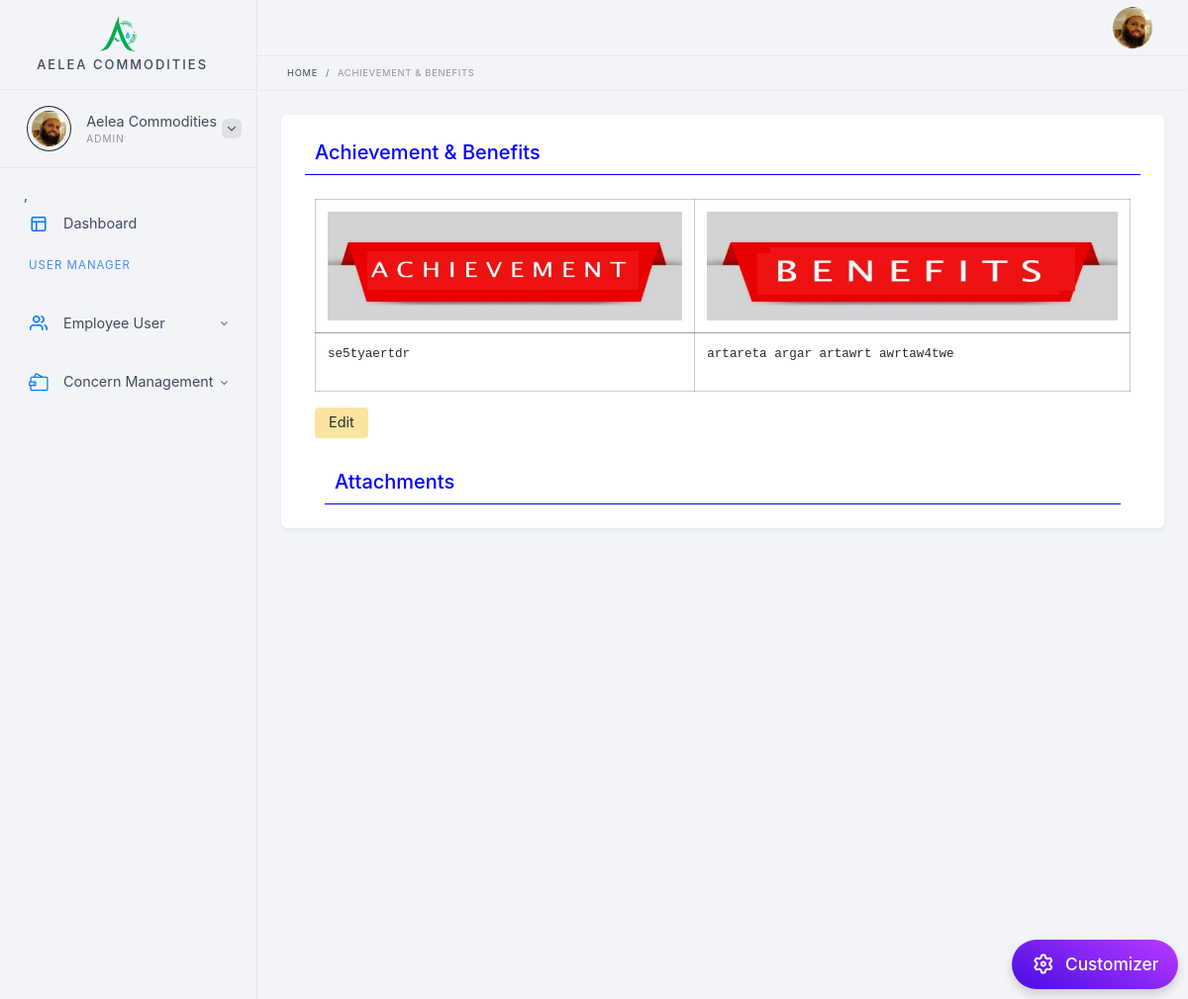
Page /achievement&benefits.php?task_id=141 (signed in) on the committed database.
### tables this page shows
CREATE TABLE `assign_task` (
  `task_id` int(11) NOT NULL,
  `emp_id` int(11) DEFAULT NULL,
  `task` text DEFAULT NULL,
  `assignby` varchar(255) DEFAULT NULL,
  `task_doc` varchar(255) DEFAULT NULL,
  `work_assign_date` datetime DEFAULT NULL,
  `work_due_date` datetime DEFAULT NULL,
  `work_com_date` datetime DEFAULT NULL,
  `status` varchar(255) DEFAULT NULL,
  `remark` text DEFAULT NULL,
  `Achievements` text DEFAULT NULL,
  `Benefits` text DEFAULT NULL,
  `attachments` varchar(255) DEFAULT NULL
);

### achievement&benefits.php (the view, shortened to what this page needs)
<?php
include './includes/admin_header.php';
include './includes/data_base_save_update.php';
if(isset($_GET['task_id']))
{
    $task_id=$_GET['task_id'];
}
?>
<ul class="breadcrumb">
    <li class="breadcrumb-item"><a href="Dashboard.php">Home</a></li>
    <li class="breadcrumb-item"><span>Achievement & Benefits</span></li>
</ul>
<div class="content-i">
    <div class="content-box">
        <div class="element-wrapper">
            <div class="element-box">
                <div class="row">
                    <div class="col-md-12">
                        <h5 style="color: blue;border-bottom: 1px solid blue;padding: 10px;">Achievement & Benefits</h5>
                    </div>
                </div>
                <form class="container" action="#" method="post" enctype="multipart/form-data">
                    <div class="row">
                <body>
                <div class="container mt-3">
                <table class="table table-bordered">
                    <thead>
                    <tr>
                    <th><img src="achieve1.JPG" alt="" width="500"  height="110"></th>
                    <th><img src="ben.jpg" alt="" width="500"  height="110"></th>
                    </tr>
                    </thead>
                    <tbody>
                    <?php
                 $qry = mysqli_query($connection, "SELECT `Achievements`,`Benefits`,attachments FROM assign_task where task_id=$task_id ") or die("select query fail" . mysqli_error());
                 $row = mysqli_fetch_assoc($qry);
                 $achievement = $row['Achievements'];
                 $benefit = $row['Benefits'];
                   ?>
                 <tr>
                        <td><pre><?php echo $achievement?></pre></td>
                        <td><pre><?php echo $benefit?></pre></td>
                    </tr>
                    </tbody>
                </table>
                <div>  <a href="#" class="btn btn-warning" id='edit' name = 'edit'>Edit</a>
                </body>
                    <div class="col-md-12">
                        <div>
                            <br>
                        </div>
                        <h5 style="color: blue;border-bottom: 1px solid blue;padding: 10px;">Attachments</h5>
                    </div>
                </div>
                    </div>
            </div>
        </div>
    </div>
</div>
</div>
<?php include './includes/Plugin.php'; ?>
<?php include './includes/admin_footer.php'; ?>

### rows in the picture
assign_task: Achievements "se5tyaertdr", Benefits "artareta argar artawrt awrtaw4twe"

### other values in the picture
$_SESSION['emp_name'] "Aelea Commodities"
$_SESSION['User_type'] "ADMIN"
